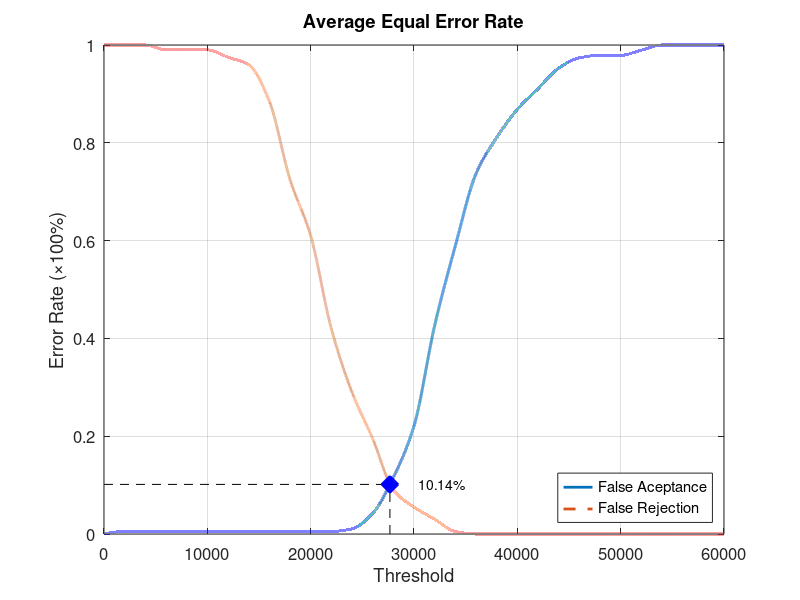
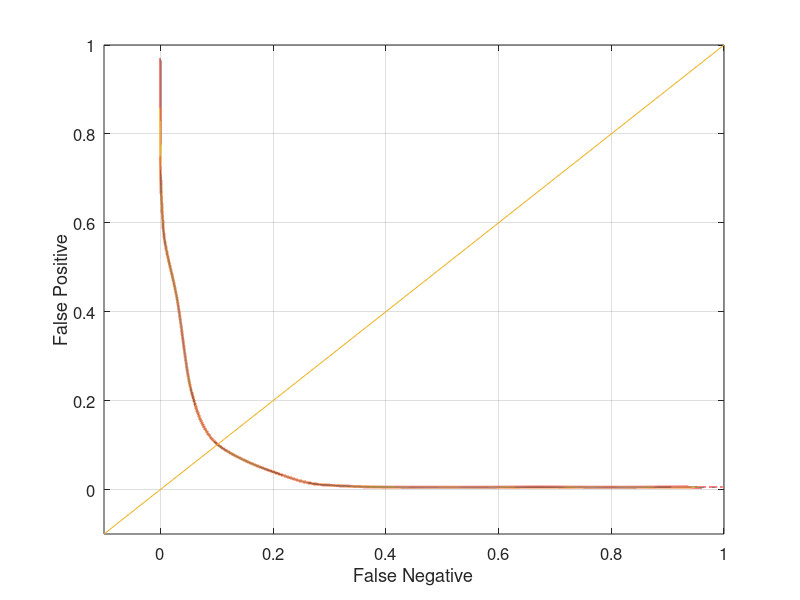

These charts were generated, in order, by the following MATLAB code:
function yEER = Database5_1
close all;
clear;
clc;
x = 0:2000:60000;
xq = 0:0.5:60000;

y0 = [0 0.00526316 0.00526316 0.00526316 0.00526316 0.00526316 0.00526316 0.00526316 0.00526316 0.00526316 0.00526316 0.00526316 0.0105263 0.0421053 0.115789 0.221053 0.426316 0.589474 0.736842 0.810526 0.868421 0.910526 0.952632 0.973684 0.978947 0.978947 0.989474 1 1 1 1];
yy0 = interp1(x, y0, xq, 'pchip');
y1 = [1 1 1 0.99 0.99 0.99 0.975 0.96 0.885 0.725 0.61 0.42 0.29 0.195 0.09 0.055 0.03 0.005 0 0 0 0 0 0 0 0 0 0 0 0 0];
yy1 = interp1(x, y1, xq, 'pchip');

% Calculating EER: 
y2 = abs(y0 - y1);
find(y2 == min(y2))
yy2 = abs(yy0 - yy1);
xEER = find(yy2 == min(yy2));
xEERIndex = xq(xEER) % X-axis EER
yEER = yy0(xEER) % Y-axis EER

main = figure
plot(xq, yy0,'-','LineWidth', 2);	hold on
plot(xq, yy1,'--','LineWidth', 2);	hold on
plot([xEERIndex xEERIndex], [0 yEER], 'k--');	hold on
plot([0 xEERIndex], [yEER yEER], 'k--');	hold on
plot(xEERIndex, yEER, 'bx', 'LineWidth', 10);	hold on
text(xEERIndex + 10 * xEERIndex / 100, yEER, [num2str(round((10000 * yEER)) / 100) '%'])
legend('False Aceptance', 'False Rejection', 'Location', 'SouthEast')
xlabel('Threshold')
ylabel('Error Rate (\times100%)')
title('Average Equal Error Rate')
set(gca, 'FontSize', 12)
axis([0 60000 0 1])
grid on

print(main, 'Database5_1Main', '-dpng');
FNRxFPR = figure('Color', [1 1 1]);
plot(yy1, yy0, '-', yy1, yy0, 'LineWidth', 2);
hold on
y = -0.1:0.1:1
plot(y, y); 
set(gca, 'FontSize', 12)
xlabel('False Negative')
ylabel('False Positive')
axis([-0.1 1 -0.1 1])
set(gca, 'FontSize', 12)
grid on

print(FNRxFPR, 'Database5_1FNRxFPR','-dpng');
end
